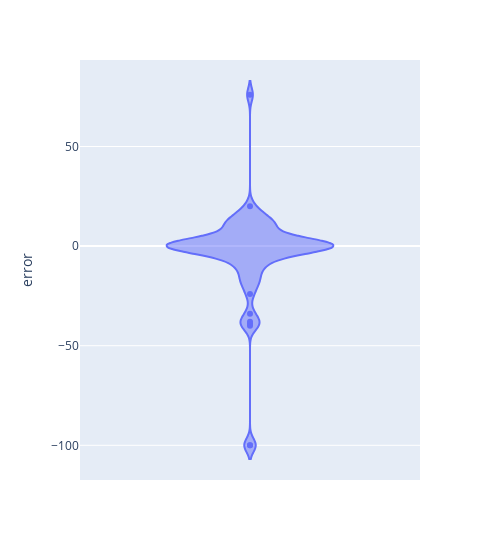

Notebook code for this chart:
### Code cell
fig = px.violin(no_digits_match_year_year, y="error")
fig.update_layout(width=500)
fig.show()

### Figure 1 — Plotly figure (JSON) as saved in the notebook; plotly's stock layout.template omitted (floating-point values rounded to 4 significant figures)
{"data": [{"alignmentgroup": "True", "box": {"visible": false}, "hovertemplate": "error=%{y}<extra></extra>", "legendgroup": "", "marker": {"color": "#636efa"}, "name": "", "offsetgroup": "", "orientation": "v", "scalegroup": "True", "showlegend": false, "type": "violin", "x0": " ", "xaxis": "x", "y": [-3, -15, 15, -13, -1, 15, -6, -4, 1, 1, -100, 1, 10, -3, 10, 2, 1, 10, -1, -1, 1, -1, 3, 1, 1, 1, 1, 4, -34, 1, 4, 16, -1, 12, -100, 76, 4, -38, -1, 20, -39, 3, -18, -6, 6, -19, -1, -10, -1, -40, -9, -8, 2, 1, -2, 8, -2, -1, -2, 11, 12, -24], "y0": " ", "yaxis": "y"}], "layout": {"legend": {"tracegroupgap": 0}, "margin": {"t": 60}, "violinmode": "group", "width": 500, "xaxis": {"anchor": "y", "domain": [0, 1]}, "yaxis": {"anchor": "x", "domain": [0, 1], "title": {"text": "error"}}}}
